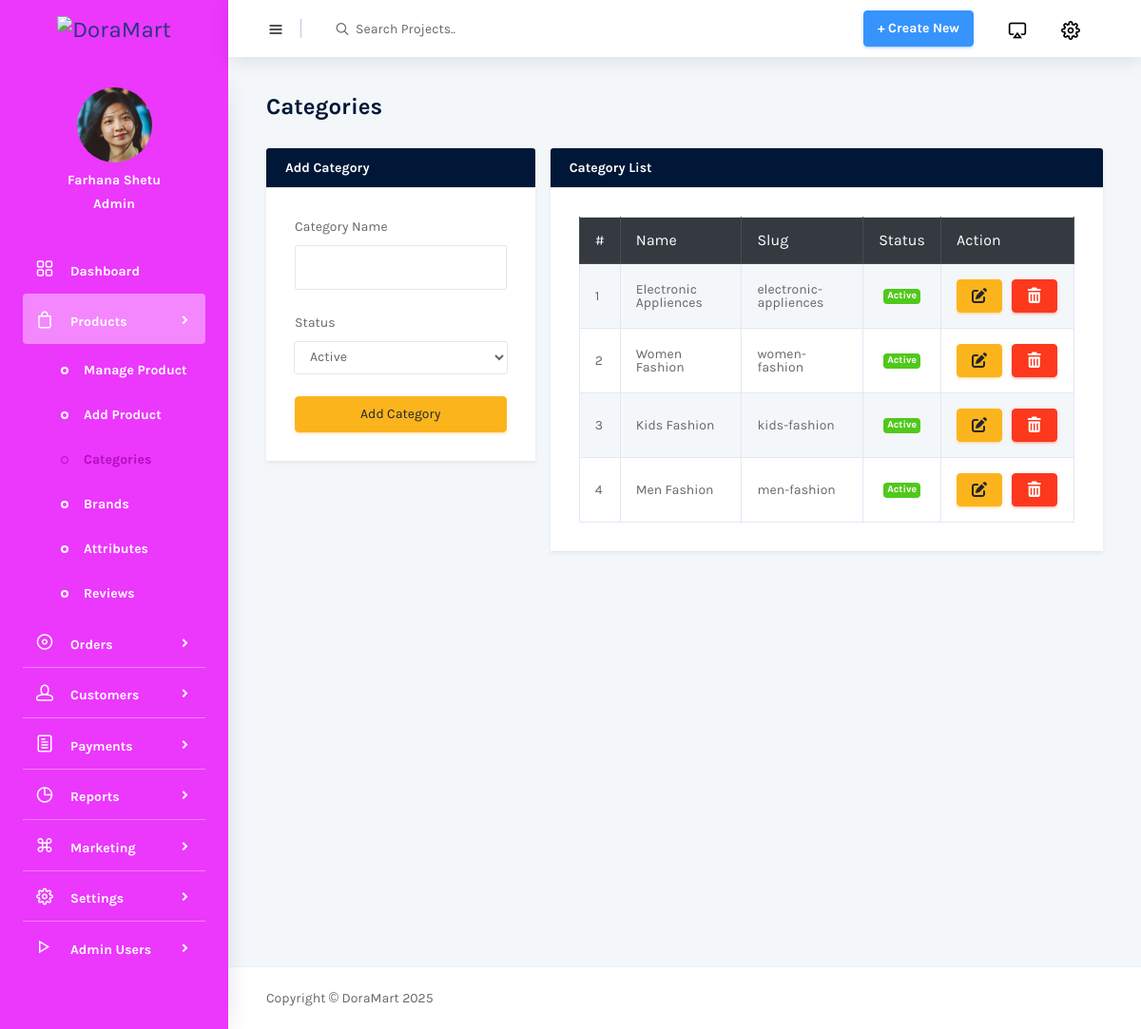
The page /admin/pages/categories/categories.php (signed in) on the database its author committed.
### tables this page shows
CREATE TABLE `categories` (
  `id` int(11) NOT NULL,
  `name` varchar(100) NOT NULL,
  `slug` varchar(120) DEFAULT NULL,
  `status` tinyint(4) DEFAULT 1,
  `created_at` timestamp NOT NULL DEFAULT current_timestamp()
);

### admin/pages/categories/categories.php (the view, shortened to what this page needs)
<?php
include __DIR__ . '/../../includes/header.php';
include __DIR__ . '/../../includes/navbar.php';
include __DIR__ . '/../../includes/sidebar.php';
?>
<div class="main-panel">
    <div class="content-wrapper">
        <div class="row mb-4">
            <div class="col-sm-12">
                <h4 class="font-weight-bold text-dark">Categories</h4>
            </div>
        </div>
        <div class="row">
            <div class="col-lg-4 col-md-6 col-sm-12 mb-4">
                <div class="card shadow-sm border-0">
                    <div class="card-header bg-dark text-white font-weight-bold">
                        Add Category
                    </div>
                    <div class="card-body">
                        <form method="POST">
                            <div class="form-group">
                                <label>Category Name</label>
                                <input type="text" name="name" class="form-control" required>
                            </div>
                            <div class="form-group">
                                <label>Status</label>
                                <select name="status" class="form-control">
                                    <option value="1">Active</option>
                                </select>
                            </div>
                            <button type="submit" name="add_category" class="btn btn-warning btn-block">
                                Add Category
                            </button>
                        </form>
                    </div>
                </div>
            </div>
            <div class="col-lg-8 col-md-6 col-sm-12 mb-4">
                <div class="card shadow-sm border-0">
                    <div class="card-header bg-dark text-white font-weight-bold">
                        Category List
                    </div>
                    <div class="card-body table-responsive">
                        <table class="table table-bordered table-hover table-striped mb-0">
                            <thead class="thead-dark">
                                <tr>
                                    <th>#</th>
                                    <th>Name</th>
                                    <th>Slug</th>
                                    <th>Status</th>
                                    <th width="140">Action</th>
                                </tr>
                            </thead>
                            <tbody>
                                <?php
                                $result = $con->query("SELECT * FROM categories ORDER BY id DESC");
                                $i = 1;
                                while ($row = $result->fetch_assoc()) :
                                ?>
                                    <tr>
                                        <td><?= $i++ ?></td>
                                        <td><?= htmlspecialchars($row['name']) ?></td>
                                        <td><?= htmlspecialchars($row['slug']) ?></td>
                                        <td class="text-center">
                                            <?= $row['status'] == 1
                                                ? '<span class="badge badge-success">Active</span>'
                                                : '<span class="badge badge-danger">Inactive</span>' ?>
                                        </td>
                                        <td>
                                            <div class="d-flex gap-2">
                                                <button type="button" class="btn btn-sm btn-warning" data-bs-toggle="modal" data-bs-target="#editModal<?= $row['id'] ?>">
                                                    <i class="fas fa-edit"></i>
                                                </button>
                                                <button type="button" class="btn btn-sm btn-danger" data-bs-toggle="modal" data-bs-target="#deleteModal<?= $row['id'] ?>">
                                                    <i class="fas fa-trash-alt"></i>
                                                </button>
                                            </div>
                                        </td>
                                    </tr>
                                <?php endwhile; ?>
                            </tbody>
                        </table>
                    </div>
                </div>
            </div>
        </div>
    </div>
<?php include __DIR__ . '/../../includes/footer.php'; ?>

### rows shown on the page
categories: name "Electronic Appliences", slug "electronic-appliences", status "Active"
categories: name "Women Fashion", slug "women-fashion", status "Active"
categories: name "Kids Fashion", slug "kids-fashion", status "Active"
categories: name "Men Fashion", slug "men-fashion", status "Active"
